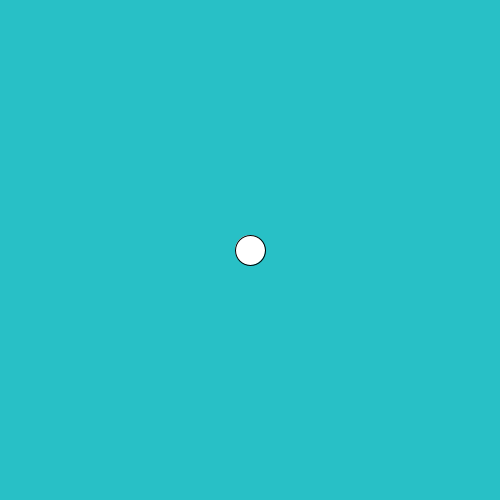
Frame 1 (no input)
Frame 60 (the mouse pressed at the canvas centre just before this capture): identical to frame 1, image omitted
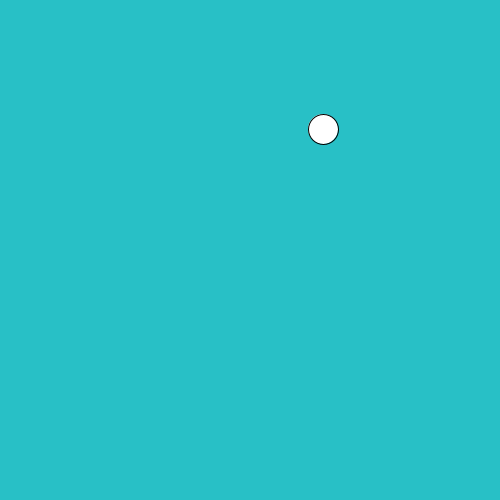
Frame 120 (the mouse held since frame 60 and released just before this capture)

The Processing sketch that drew these frames (run headless with seeded random() and noise(); from frame 60 on, the mouse is pressed at the canvas centre):

// Processing sketch: slippery_dot
// ── slippery_dot.pde
 // 1. Create three integer variables to represent the x, y, and the size of the ellipse
int x = 250;
int y = 250;
int size = 30;
    void setup() {
      // 2. Set the size of your sketch
    size(500, 500);
    }
    
    void draw() {
      // 3. Set the background color of your sketch
   background(#28C0C6);   
      // 4. Draw an ellipse. Make sure it fits in the window.
      ellipse(x, y, size, size);
      // Use the variables created at the top of the sketch, 
      // for the location and size of your ellipse
    
    }
    
    void mousePressed() {
      //5. Create an integer variable called distance
      int distance = 50;
      //6. Set the value of the distance variable to the value returned by the getDistance method
      //   Pass the mouse's x and y (mouseX and mouseY) and the x and y of your ellipse to the method.
      if(x-15<mouseX && mouseX<x+15 && y-15<mouseY && y+15>mouseY){
        x=(int) random(500);
      y=(int) random(500);
    }
          
      //7.  Use an if statement to check if the distance variable is < the radius of the ellipse
      //    If it is, set a new x and y for the ellipse, using a random location on the window
      //    Hint: Use the Processing random() function
       
      
    }
    
    int getDistance(int x1, int y1, int x2, int y2) {
      return (int)Math.sqrt(Math.pow((x1-x2),2) + Math.pow((y1-y2),2));
    }
